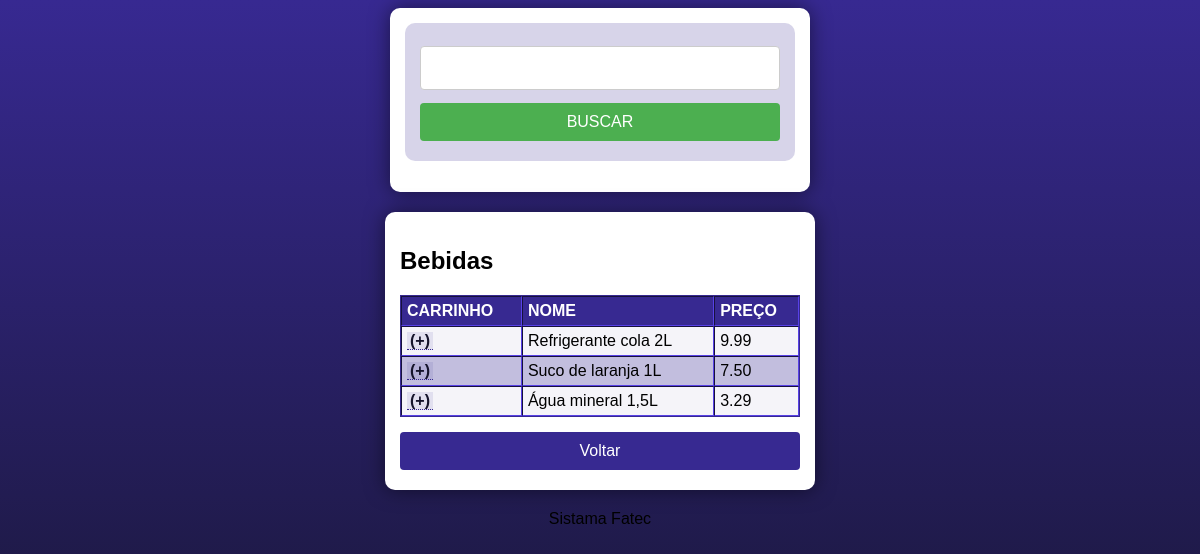
Screenshot of /comprador/categorias.php?a=Bebidas with the database file from the repository.
### tables this page shows
CREATE TABLE `prod` (
  `id_prod` int(11) NOT NULL,
  `nome_prod` varchar(255) NOT NULL,
  `preco` decimal(10,2) NOT NULL,
  `id_cat` int(11) DEFAULT NULL
);

### comprador/categorias.php (the view, shortened to what this page needs)
<link rel="stylesheet" href="../style.css">
<link rel="stylesheet" href="../style_comp.css">
<?php
        include("./config.php");
        include("../layout/header.php");
    ?>
<section>
<form>
    <input type="text" name="kw" value = "<?=(isset($_GET["kw"]) && $_GET["kw"]) ? $_GET["kw"]:"";?>">
    <input type="submit" value="BUSCAR">
</form>
</section>
<section>
<?php
$url = $_SERVER['REQUEST_URI'];
$componentes = parse_url($url);
$nome_cat = substr($componentes['query'], 2);
$link = mysqli_connect("localhost", "root", "", "sistema");
$sql = "SELECT p.id_prod ,p.nome_prod, p.preco, c.nome_cat
        FROM prod p
        INNER JOIN cat c ON p.id_cat = c.id_cat
        WHERE c.nome_cat = ?";
$stmt = mysqli_prepare($link, $sql);
mysqli_stmt_bind_param($stmt, "s", $nome_cat);
mysqli_stmt_execute($stmt);
$result = mysqli_stmt_get_result($stmt);
?>
<h1><?= $nome_cat ; ?></h1>
<table border = '1px'>
    <tr>
        <th>
            CARRINHO
        </th>
        <th>
            NOME
        </th>
        <th>
            PREÇO
        </th>
    </tr>
<?php
while ($row = mysqli_fetch_assoc($result)){
?>
    <tr>
        <td>
            <a href="../comprador/carrinho.php?a=<?=$row["id_prod"];?>">(+)</a>
        </td>
        <td>
            <?=$row["nome_prod"];?>
        </td>
        <td>
           <?=$row["preco"];?>
        </td>
    </tr>
<?php
}
?>
</table>
<button onclick="history.back()">Voltar</button>
</section>
<?php
include("../layout/footer.php");
?>

### style.css (style rules this page uses)
* { font-family: Verdana, Geneva, Tahoma, sans-serif; box-sizing: border-box; }
header, main, section, article { max-width: 700px; }
main, section, article { background-color: white; padding: 15px; margin-bottom: 20px; border-radius: 10px; box-shadow: 0px 0px 20px rgba(0, 0, 0, 0.502); }
a { color: #15142b; background-color: rgba(55, 41, 145, 0.1); padding: 0 3px; font-weight: 600; text-decoration: none; border-bottom: .5px dotted #372991; }
table { min-width: 400px; border-spacing: 0px; border: 0.5px solid #372991; margin: 10px auto; }
table th { background-color: #372991; color: white; padding: 5px; text-align: left; }
table td { padding: 5px; }
table tr { background-color: rgba(55, 41, 145, 0.05); }
table tr:nth-child(odd) { background-color: rgba(55, 41, 145, 0.3); }
form { background-color: rgba(55, 41, 145, 0.2); padding: 15px; border-radius: 10px; }
input[type=text], [type=number], select, input[type=date], input[type=date], input[type=datetime], input[type=email], input[type=month], input[type=password], input[type=range], input[type=tel], input[type=time], input[type=week] { width: 100%; padding: 12px 20px; font-size: 1em; margin: 8px 0; display: inline-block; border: 1px solid #ccc; border-radius: 4px; box-sizing: border-box; }
input[type=submit] { width: 100%; background-color: #4CAF50; font-size: 1em; color: white; padding: 10px 20px; margin: 5px 0; border: none; border-radius: 4px; cursor: pointer; }
input[type=button], button { width: 100%; background-color: #372991; font-size: 1em; color: white; padding: 10px 20px; margin: 5px 0; border: none; border-radius: 4px; cursor: pointer; }

### style_comp.css (style rules this page uses)
body { background-color: #15142b; background-image: linear-gradient(180deg, #372991, #15142b); background-repeat: no-repeat; background-position: center center; background-size: cover; background-attachment: fixed; display: flex; flex-direction: column; flex-wrap: nowrap; justify-content: center; align-items: center; }

### rows the page displays
prod: nome_prod "Refrigerante cola 2L", preco "9.99"
prod: nome_prod "Suco de laranja 1L", preco "7.50"
prod: nome_prod "Água mineral 1,5L", preco "3.29"

### other values shown
$nome_cat "Bebidas"
